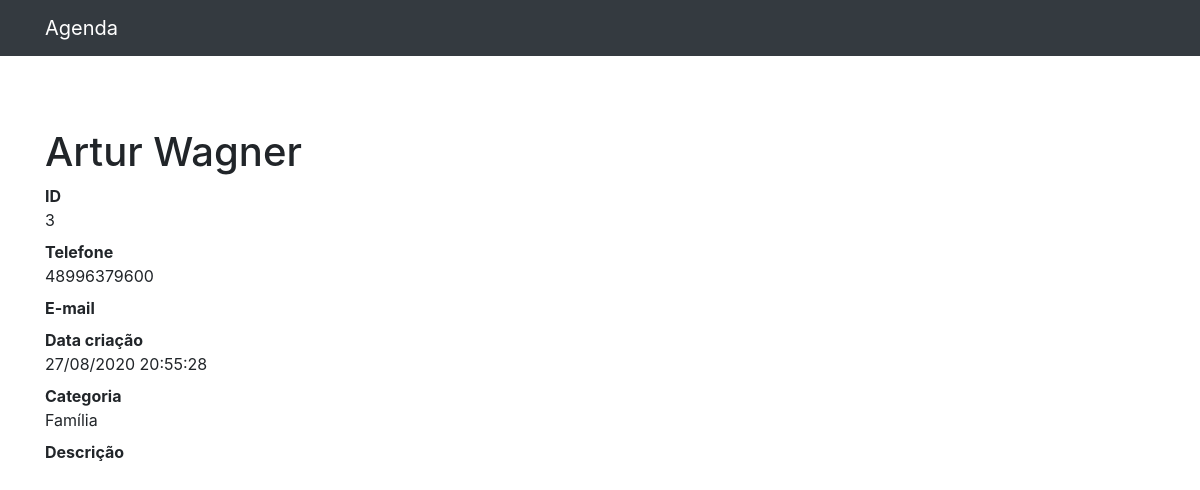
/detalhe/3, run on the app's committed database.
### contatos/models.py (models this page shows, shortened)
class Contatos (models.Model):
    nome = models.CharField(max_length=255)
    sobrenome = models.CharField(max_length=255, blank=True)
    telefone = models.CharField(max_length=20)
    email = models.CharField(max_length=255, blank=True)
    datacriacao = models.DateTimeField(default=timezone.now)
    descricao = models.CharField(max_length=255, blank=True)
    categoria = models.ForeignKey(Categoria, on_delete=models.DO_NOTHING)
    ativo = models.BooleanField(default=True)
    foto = models.ImageField(blank=True, upload_to='fotos/%Y/%m/')

class Categoria (models.Model):
    nome = models.CharField(max_length=255)
    def __str__(self):
        return self.nome

### contatos/views.py (the view)
# urls.py: path('detalhe/<int:vid>', views.detalhe, name='detalhe'),
def detalhe(request, vid):
    contato = get_object_or_404(Contatos, id=vid)
    if not contato.ativo:
        raise Http404()
    return render(request, 'contatos/detalhe.html', {
        'contato': contato
    })

### contatos/templates/contatos/detalhe.html (shortened to what this page needs)
{% extends 'base.html'%}
{%block conteudo%}
<h1 class="mt-5">{{contato.nome}} {{contato.sobrenome}}</h1>
<dl>
    <dt>ID</dt>
    <dd>{{contato.id}}</dd>
    <dt>Telefone</dt>
    <dd>{{contato.telefone}}</dd>
    <dt>E-mail</dt>
    <dt>Data criação</dt>
    <dd>{{contato.datacriacao|date:'d/m/Y H:i:s'}}</dd>
    <dt>Categoria</dt>
    <dd>{{contato.categoria}}</dd>
    <dt>Descrição</dt>
</dl>
{%endblock%}

### data on the page
Contatos: nome "Artur", sobrenome "Wagner", id "3", telefone "48996379600", datacriacao "27/08/2020 20:55:28", categoria "Família"
